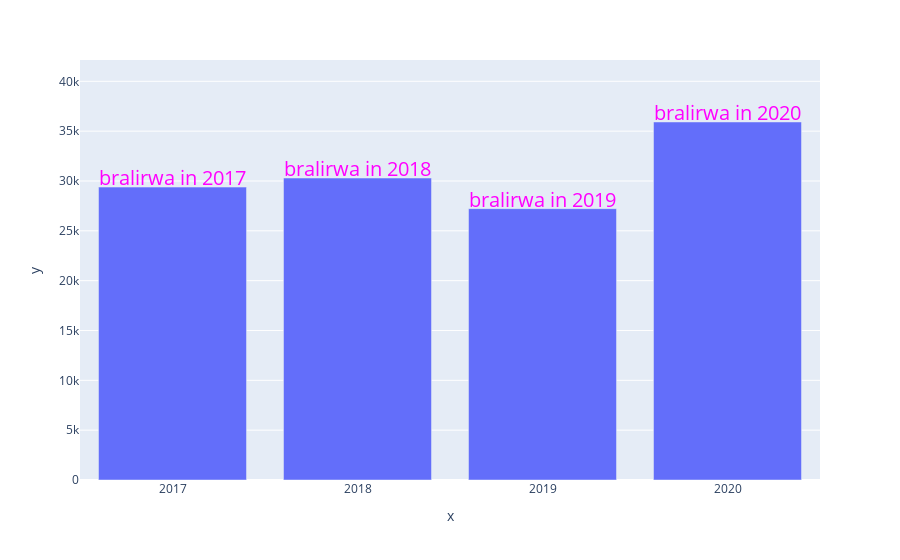

This figure's notebook cell:
### Code cell
fig = px.bar(x=trial_rename['year'],y=kk)
# fig.update_yaxes(range=list([26000,41000]))
fig.add_annotation(text='bralirwa in 2017',x=0,y=kk[0]+1000,showarrow=False,font={'color':'magenta','size':20},height=100)
fig.add_annotation(text='bralirwa in 2018',x=1,y=kk[1]+1000,showarrow=False,font={'color':'magenta','size':20},height=100)
fig.add_annotation(text='bralirwa in 2019',x=2,y=kk[2]+1000,showarrow=False,font={'color':'magenta','size':20},height=100)
fig.add_annotation(text='bralirwa in 2020',x=3,y=kk[3]+1000,showarrow=False,font={'color':'magenta','size':20},height=100)

fig

### Figure 1 — Plotly figure (JSON) as saved in the notebook; plotly's stock layout.template omitted (floating-point values rounded to 4 significant figures)
{"data": [{"alignmentgroup": "True", "hovertemplate": "x=%{x}<br>y=%{y}<extra></extra>", "legendgroup": "", "marker": {"color": "#636efa"}, "name": "", "offsetgroup": "", "orientation": "v", "showlegend": false, "textposition": "auto", "type": "bar", "x": ["2017", "2018", "2019", "2020"], "xaxis": "x", "y": [29388, 30297, 27223, 35921], "yaxis": "y"}], "layout": {"annotations": [{"font": {"color": "magenta", "size": 20}, "height": 100, "showarrow": false, "text": "bralirwa in 2017", "x": 0, "y": 30388}, {"font": {"color": "magenta", "size": 20}, "height": 100, "showarrow": false, "text": "bralirwa in 2018", "x": 1, "y": 31297}, {"font": {"color": "magenta", "size": 20}, "height": 100, "showarrow": false, "text": "bralirwa in 2019", "x": 2, "y": 28223}, {"font": {"color": "magenta", "size": 20}, "height": 100, "showarrow": false, "text": "bralirwa in 2020", "x": 3, "y": 36921}], "barmode": "relative", "legend": {"tracegroupgap": 0}, "margin": {"t": 60}, "xaxis": {"anchor": "y", "domain": [0, 1], "title": {"text": "x"}}, "yaxis": {"anchor": "x", "domain": [0, 1], "title": {"text": "y"}}}}
